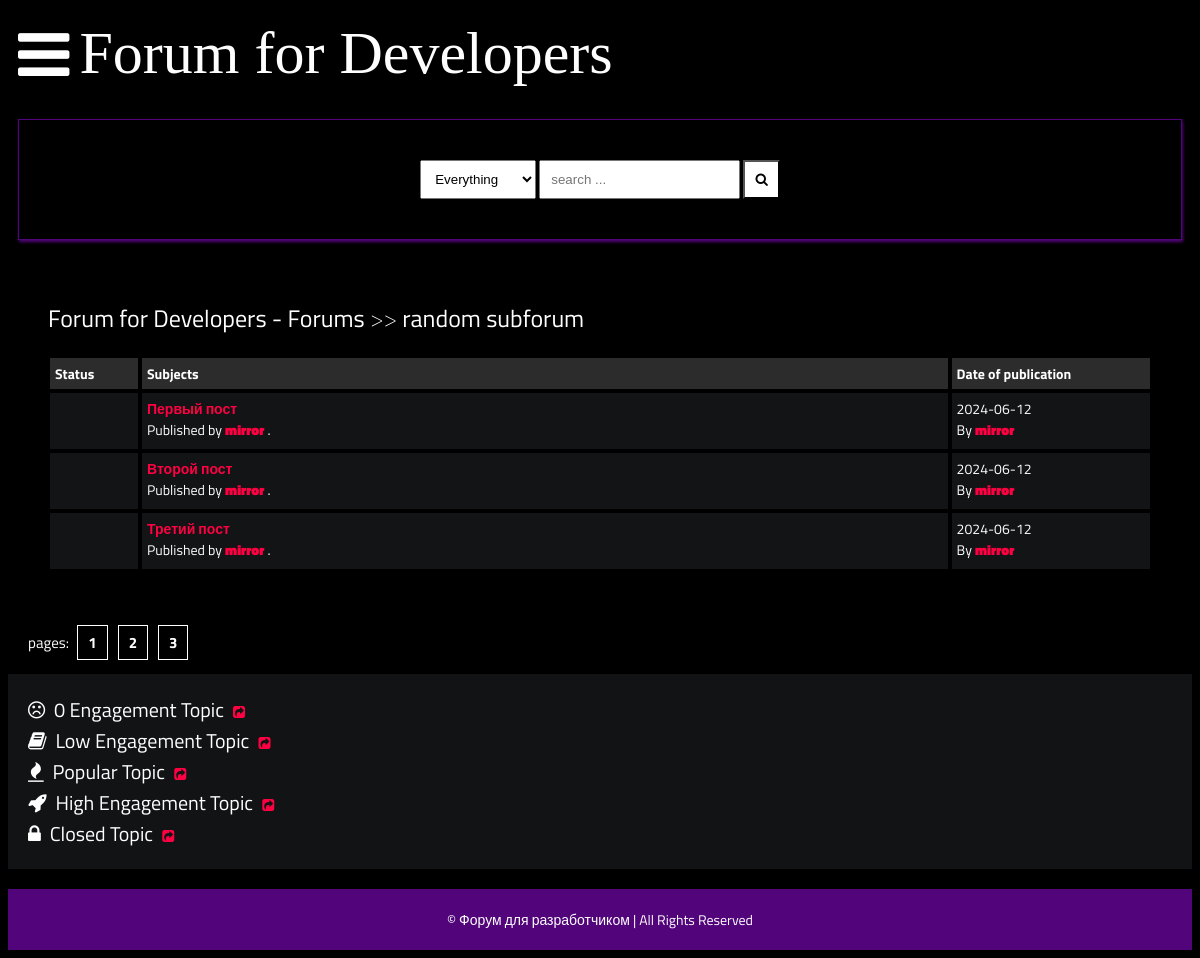
The app's page /layouts/posts.php with its own data.
### tables this page shows
CREATE TABLE `content` (
  `id` int NOT NULL,
  `title` varchar(500) NOT NULL,
  `description` varchar(5000) NOT NULL,
  `author_name` varchar(25) NOT NULL,
  `author_id` int NOT NULL,
  `date` date NOT NULL
);

### layouts/posts.php (the view, shortened to what this page needs)
<?php
require_once('../scripts/dbcon.php');
$gp = "SELECT * FROM content";
$resultgp = $conn->query($gp);
?>
<!DOCTYPE html>
<html lang="en">
<head>
    <link rel="stylesheet" href="style.css">
    <link rel="stylesheet" href="https://cdnjs.cloudflare.com/ajax/libs/font-awesome/4.7.0/css/font-awesome.min.css">
</head>
<body>
    <header>
        <div class="navbar">
            <a class="bar-icon" id="iconBar" onclick="hideIconBar()"><i class="fa fa-bars"></i></a>
            <div class="brand">Forum for Developers</div>
        </div>
        <div class="search-box">
            <div>
                <select name="" id="">
                    <option value="Everything">Everything</option>
                </select>
                <input type="text" name="q" placeholder="search ...">
                <button><i class="fa fa-search"></i></button>
            </div>
        </div>
    </header>
    <div class="container">
        <div class="navigate">
            <span><a href="">Forum for Developers - Forums</a> >> <a href="">random subforum</a></span>
        </div>
        <div class="posts-table">
            <div class="table-head">
                <div class="status">Status</div>
                <div class="subjects">Subjects</div>
                <div class="last-reply">Date of publication</div>
            </div>
        <?php
        if ($resultgp->num_rows > 0) {
            while ($row = $resultgp->fetch_assoc()) {
            echo "<div class=table-row>";
                echo "<div class=status><i class=fa fa-fire></i></div>";
                echo "<div class=subjects>";
                    echo "<a href='openpost.php?id=" . htmlspecialchars($row['id']) . "'>" . htmlspecialchars($row['title']) . "</a>";
                    echo "<br>";
                    echo "<span>Published by <b> <a>" . htmlspecialchars($row['author_name']) . "</a></b> .</span>";
                echo "</div>";
                echo "<div class=last-reply>";
                    echo htmlspecialchars($row['date']);
                    echo "<br>By <b><a>" . htmlspecialchars($row['author_name']) . "</a></b>";
                echo "</div>";
            echo "</div>";
            }
        } else {
            echo "<tr><td colspan='4'>Нет публикаций</td></tr>";
        }
        ?>
            </div>
        </div>
            <div class="pagination">
                pages: <a href="">1</a><a href="">2</a><a href="">3</a>
            </div>
    <div class="note">
        <span><i class="fa fa-frown-o"></i>&nbsp; 0 Engagement Topic</span>&nbsp;&nbsp;&nbsp;<a href=""><i class="fa fa-share-square"></i></a><br>
        <span><i class="fa fa-book"></i>&nbsp; Low Engagement Topic</span>&nbsp;&nbsp;&nbsp;<a href=""><i class="fa fa-share-square"></i></a><br>
        <span><i class="fa fa-fire"></i>&nbsp; Popular Topic</span>&nbsp;&nbsp;&nbsp;<a href=""><i class="fa fa-share-square"></i></a><br>
        <span><i class="fa fa-rocket"></i>&nbsp; High Engagement Topic</span>&nbsp;&nbsp;&nbsp;<a href=""><i class="fa fa-share-square"></i></a><br>
        <span><i class="fa fa-lock"></i>&nbsp; Closed Topic</span>&nbsp;&nbsp;&nbsp;<a href=""><i class="fa fa-share-square"></i></a><br>
    </div>
    <footer>
        <span>&copy;  Форум для разработчиком | All Rights Reserved</span>
    </footer>
</body>
</html>

### layouts/style.css (style rules this page uses)
* { box-sizing: border-box; }
html { font-size: 14px; font-family: 'Titillium Web', sans-serif; background-color:rgb(0,0,0); color:#FEFEFE; }
a { color:#FF0042; font-weight: bolder; text-decoration: none; }
.container { margin: 20px; padding: 20px; }
header { margin-inline: 10px; }
.navbar { display:flex; align-items: center; }
.bar-icon { font-size: 60px; display: inline-block; margin-right:10px; color: #fff; cursor: pointer; }
.brand { font-size:60px; display: inline-block; font-family:aquire; }
.search-box { border: solid 1px #52057b; margin-top: 20px; padding: 40px; display:flex; justify-content: center; box-shadow:1px 2px 3px #52057b; }
.search-box select { padding: 10px; }
.search-box input { padding: 10px; }
.search-box button { padding: 10px; background-color:#fff; color:#000000; }
footer { margin-top: 20px; padding: 20px; background-color: #52057b; display: block; text-align: center; }
.table-head { display: flex; }
.table-head div { padding: 5px; margin: 2px; background-color: #2C2C2C; font-weight: bold; }
.table-head .status { flex: 5%; }
.table-head .subjects { flex: 70%; }
.table-head .last-reply { flex: 15%; }
.table-row { display: flex; }
.table-row .status, .table-row .subjects, .table-row .replies, .table-row .last-reply { padding: 5px; margin: 2px; background-color: #131415; }
.table-row .status { flex: 5%; font-size: 30px; text-align: center; }
.table-row .subjects { flex: 70%; }
.table-row .last-reply { flex: 15%; }
.navigate { margin-block: 20px; font-weight: lighter; font-size: 24px; }
.navigate a { color: #fff; }
.pagination { padding: 20px; font-size: 15px; }
.pagination a { color: #fff; margin-inline: 5px; padding: 5px 10px; border: solid 0.5px #fff; }
.note { background-color:#111314; padding: 20px; display: block; }
.note span { font-size: 20px; margin-block: 5px; }

### records on screen
content: title "Первый пост", author_name "mirror", date "2024-06-12"
content: title "Второй пост", author_name "mirror", date "2024-06-12"
content: title "Третий пост", author_name "mirror", date "2024-06-12"
